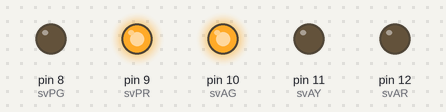
Simulated run of this sketch. Board: Arduino Uno, built with avr-gcc and run on an emulated ATmega328P. Parts: output pins drawn as LEDs (lit = HIGH).

Above: at 5.0 s.
At 10.2 s:
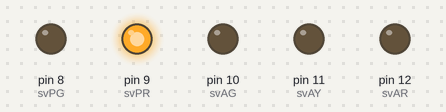
At 14.5 s:
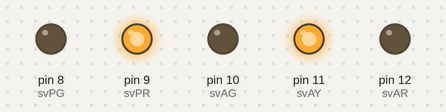
At 21.0 s:
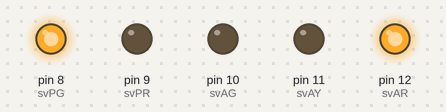
At 26.2 s:
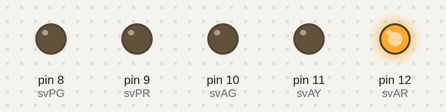
At 31.0 s:
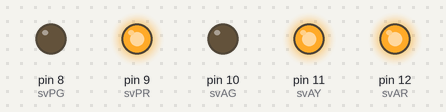
Timing chart, 0 to 42.9 s (numbered marks = the images above):
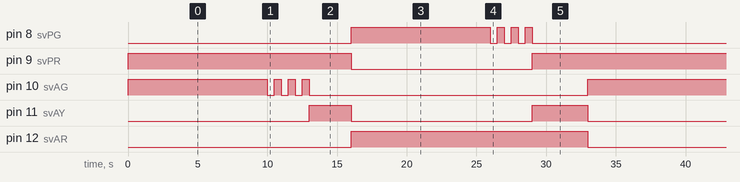

The sketch:

Smart_Street_Part_ll_.ino
```cpp
int svAR = 12;  // красный для авто
int svAY = 11;  // оранжевый для авто
int svAG = 10;  // зеленый для авто

int svPR = 9;  // красный для пешеходов
int svPG = 8;  // зеленый для пешеходов

unsigned long last_time; // таймер для светофора

void setup()
{
  pinMode(svAR, 1);
  pinMode(svAY, 1);
  pinMode(svAG, 1);

  pinMode(svPR, 1);
  pinMode(svPG, 1);

  // настройка канала передачи данных (по умочанию 9600 бит/сек.)
  Serial.begin(9600);
}

void loop()
{
  // вызываем функции (действия) отдельных систем
  Svetofor();
}

void Svetofor () {
   // раз в  33 секунды (общее время круга работы светофоров)
  if (millis()-last_time > 33000) {
    // сбрасываем таймер
    last_time = millis();
  }

    // на 10 сек
    if (millis()-last_time < 10000) {
      //вкл зеленый для авто и красный для пешеходов
      digitalWrite (svAG, 1);
      digitalWrite (svPR, 1);
      digitalWrite (svAR, 0);
      digitalWrite (svAY, 0);
    }

    //  на 0.5 сек
    if (millis()-last_time > 10000 && millis()-last_time < 10500)  {
      // выкл зеленый для авто
      digitalWrite (svAG, 0);
    }

    // на 0.5 сек
    if (millis()-last_time > 10500 && millis()-last_time < 11000) {
     // вкл зеленый для авто
      digitalWrite (svAG, 1);
    }

    // на 0.5 сек
    if (millis()-last_time > 11000 && millis()-last_time < 11500) {
     // выкл зеленый для авто
      digitalWrite (svAG, 0);
    }

    // на 0.5 сек
    if (millis()-last_time > 11500 && millis()-last_time < 12000) {
     // вкл зеленый для авто
      digitalWrite (svAG, 1);
    }

    // на 0.5 сек
    if (millis()-last_time > 12000 && millis()-last_time < 12500) {
     // выкл зеленый для авто
      digitalWrite (svAG, 0);
    }

    // на 0.5 сек
    if (millis()-last_time > 12500 && millis()-last_time < 13000) {
     // вкл зеленый для авто
      digitalWrite (svAG, 1);
    }

    // на 3 сек
    if (millis()-last_time > 13000 && millis()-last_time < 16000) {
      // выкл зеленый для авто и включаем оранжевый
      digitalWrite (svAG, 0);
      digitalWrite (svAY, 1);
    }

    // на 10 сек
    if (millis()-last_time > 16000 && millis()-last_time < 26000) {
      // включаем красный для авто и зеленый для пешеходов
      digitalWrite (svAY, 0);
      digitalWrite (svAR, 1);
      digitalWrite (svPR, 0);
      digitalWrite (svPG, 1);
    }

    // на 0.5 сек
    if (millis()-last_time > 26000 && millis()-last_time < 26500) {
      // выкл зеленый для пешеходов
      digitalWrite (svPG, 0);
    }

    // на 0.5 сек
    if (millis()-last_time > 26500 && millis()-last_time < 27000) {
      // вкл зеленый для пешеходов
      digitalWrite (svPG, 1);
}

    // на 0.5 сек
    if (millis()-last_time > 27000 && millis()-last_time < 27500) {
      // выкл зеленый для пешеходов
      digitalWrite (svPG, 0);
}

    // на 0.5 сек
    if (millis()-last_time > 27500 && millis()-last_time < 28000) {
      // вкл зеленый для пешеходов
      digitalWrite (svPG, 1);
    }

    // на 0.5 сек
    if (millis()-last_time > 28000 && millis()-last_time < 28500) {
      // выкл зеленый для пешеходов
      digitalWrite (svPG, 0);
    }

    // на 0.5 сек
    if (millis()-last_time > 28500 && millis()-last_time < 29000) {
      // вкл зеленый для пешеходов
      digitalWrite (svPG, 1);}

    // на 3 сек
    if (millis()-last_time > 29000 && millis()-last_time < 32000) {
      // выкл зеленый для пешеходов и вкл оранжевый и красный для авто
      digitalWrite (svPG, 0);
      digitalWrite (svPR, 1);
      digitalWrite (svAY, 1);
    }
}
```

Measured:
- by itself, pin 8 (svPG), pin 10 (svAG): repeats every 33.0 s: 3 × (LOW 0.50 s, HIGH 0.50 s), LOW 20.0 s, HIGH 10.0 s
- by itself, pin 9 (svPR): repeats every 33.0 s: LOW 13.0 s, HIGH 20.0 s
- by itself, pin 11 (svAY): repeats every 33.0 s: LOW 13.0 s, HIGH 4.0 s, LOW 13.0 s, HIGH 3.0 s
- by itself, pin 12 (svAR): alternates HIGH for 17.0 s and LOW for 16.0 s
